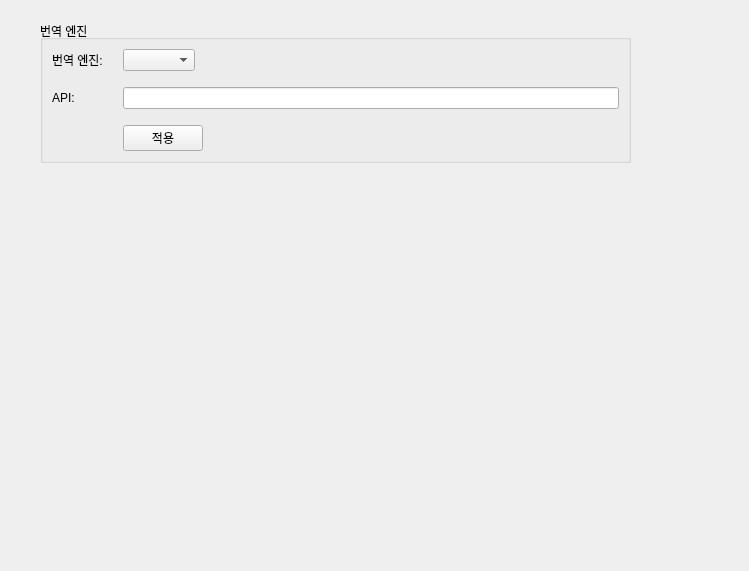
<?xml version="1.0" encoding="UTF-8"?>
<ui version="4.0">
 <class>EngineOptionWidget</class>
 <widget class="QWidget" name="EngineOptionWidget">
  <property name="geometry">
   <rect>
    <x>0</x>
    <y>0</y>
    <width>749</width>
    <height>571</height>
   </rect>
  </property>
  <property name="windowTitle">
   <string>EngineOptionWidget</string>
  </property>
  <widget class="QWidget" name="gridLayoutWidget">
   <property name="geometry">
    <rect>
     <x>40</x>
     <y>20</y>
     <width>591</width>
     <height>481</height>
    </rect>
   </property>
   <layout class="QGridLayout" name="mainLayout" rowstretch="0">
    <property name="spacing">
     <number>0</number>
    </property>
    <item row="0" column="0">
     <layout class="QGridLayout" name="gridLayout_2">
      <item row="0" column="0" alignment="Qt::AlignmentFlag::AlignTop">
       <widget class="QGroupBox" name="engineGroup">
        <property name="title">
         <string>번역 엔진</string>
        </property>
        <property name="alignment">
         <set>Qt::AlignmentFlag::AlignLeading|Qt::AlignmentFlag::AlignLeft|Qt::AlignmentFlag::AlignVCenter</set>
        </property>
        <property name="flat">
         <bool>true</bool>
        </property>
        <layout class="QVBoxLayout" name="verticalLayout">
         <item>
          <widget class="QWidget" name="engineLayoutWidget" native="true">
           <layout class="QGridLayout" name="gridLayout">
            <property name="leftMargin">
             <number>0</number>
            </property>
            <property name="topMargin">
             <number>0</number>
            </property>
            <property name="rightMargin">
             <number>0</number>
            </property>
            <property name="bottomMargin">
             <number>0</number>
            </property>
            <property name="horizontalSpacing">
             <number>20</number>
            </property>
            <property name="verticalSpacing">
             <number>16</number>
            </property>
            <item row="1" column="1" alignment="Qt::AlignmentFlag::AlignVCenter">
             <widget class="QLineEdit" name="apiInputLine">
              <property name="minimumSize">
               <size>
                <width>300</width>
                <height>0</height>
               </size>
              </property>
             </widget>
            </item>
            <item row="0" column="0" alignment="Qt::AlignmentFlag::AlignVCenter">
             <widget class="QLabel" name="enginNamelabel">
              <property name="sizePolicy">
               <sizepolicy hsizetype="Fixed" vsizetype="Preferred">
                <horstretch>0</horstretch>
                <verstretch>0</verstretch>
               </sizepolicy>
              </property>
              <property name="text">
               <string>번역 엔진:</string>
              </property>
             </widget>
            </item>
            <item row="1" column="0" alignment="Qt::AlignmentFlag::AlignLeft|Qt::AlignmentFlag::AlignVCenter">
             <widget class="QLabel" name="apiNamelabel">
              <property name="sizePolicy">
               <sizepolicy hsizetype="Fixed" vsizetype="Fixed">
                <horstretch>0</horstretch>
                <verstretch>0</verstretch>
               </sizepolicy>
              </property>
              <property name="text">
               <string>API: </string>
              </property>
             </widget>
            </item>
            <item row="0" column="1" alignment="Qt::AlignmentFlag::AlignLeft|Qt::AlignmentFlag::AlignVCenter">
             <widget class="QComboBox" name="enginSelectCombo">
              <property name="sizePolicy">
               <sizepolicy hsizetype="Fixed" vsizetype="Fixed">
                <horstretch>0</horstretch>
                <verstretch>0</verstretch>
               </sizepolicy>
              </property>
             </widget>
            </item>
            <item row="2" column="1" alignment="Qt::AlignmentFlag::AlignLeft|Qt::AlignmentFlag::AlignTop">
             <widget class="QPushButton" name="apiKeySaveButton">
              <property name="text">
               <string>적용</string>
              </property>
             </widget>
            </item>
           </layout>
          </widget>
         </item>
        </layout>
       </widget>
      </item>
     </layout>
    </item>
   </layout>
  </widget>
 </widget>
 <resources/>
 <connections/>
</ui>
